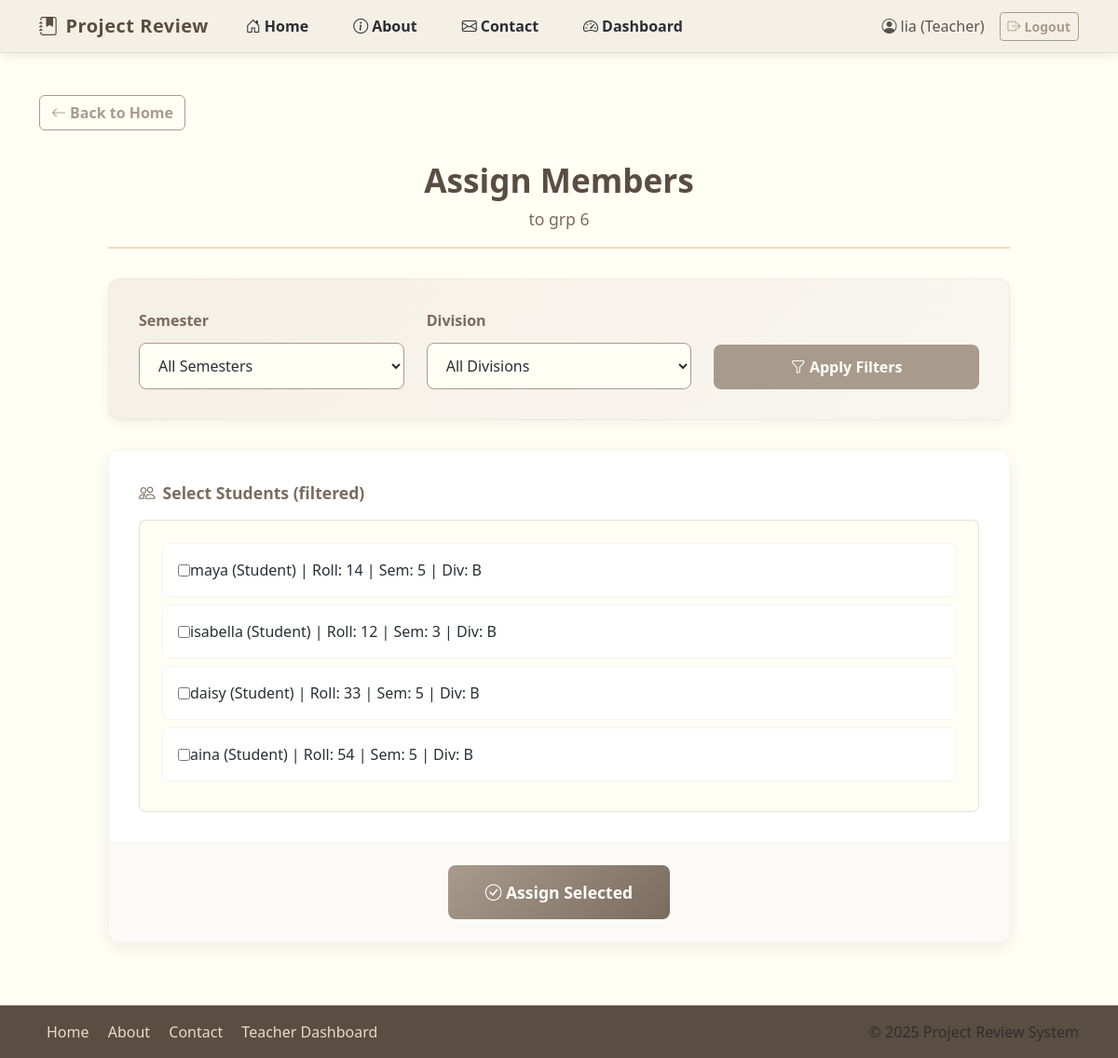
Page /group/24/assign-members/ (signed in) on the committed database.
### project_review_app/models.py (models this page shows, shortened)
class CustomUser(AbstractUser):
    ROLE_CHOICES = (
        ('teacher', 'Teacher'),
        ('student', 'Student'),
        ('admin', 'Admin'),
    )
    DIVISION_CHOICES = (
        ('A', 'Division A'),
        ('B', 'Division B'),
        ('C', 'Division C'),
    )
    SEMESTER_CHOICES = (
        (1, 'Semester 1'),
        (2, 'Semester 2'),
        (3, 'Semester 3'),
        (4, 'Semester 4'),
        (5, 'Semester 5'),
        (6, 'Semester 6'),
    )
    role = models.CharField(max_length=10, choices=ROLE_CHOICES)
    email = models.EmailField(unique=True)
    division = models.CharField(max_length=1, choices=DIVISION_CHOICES, blank=True, null=True)
    roll_no = models.CharField(max_length=20, blank=True, null=True)
    semester = models.PositiveIntegerField(choices=SEMESTER_CHOICES, blank=True, null=True)
    department = models.CharField(max_length=100, blank=True, null=True)
    subject = models.CharField(max_length=100, blank=True, null=True)
    def __str__(self):
        return f"{self.username} (Student) | Roll: {self.roll_no or '-'} | Sem: {self.semester or '-'} | Div: {self.division or '-'}"

class ProjectGroup(models.Model):
    name = models.CharField(max_length=120)
    max_members = models.PositiveIntegerField(default=3)
    topic = models.ForeignKey(Topic, on_delete=models.SET_NULL, null=True, blank=True)
    division = models.CharField(
        max_length=1,
        choices=CustomUser.DIVISION_CHOICES,
        blank=True,
        null=True
    )
    semester = models.PositiveIntegerField(
        choices=CustomUser.SEMESTER_CHOICES,
        blank=True,
        null=True
    )
    created_at = models.DateTimeField(auto_now_add=True)
    teacher = models.ForeignKey(
        settings.AUTH_USER_MODEL,
        on_delete=models.CASCADE,
        null=True,
        blank=True
    )

### project_review_app/views.py (the view)
# urls.py: path("group/<int:group_id>/assign-members/", views.assign_members, name="assign_members"),
@login_required
def assign_members(request, group_id):
    group = get_object_or_404(ProjectGroup, id=group_id)
    semester = request.GET.get("semester")
    division = request.GET.get("division")
    students_qs = CustomUser.objects.filter(role="student")
    if semester:
        students_qs = students_qs.filter(semester=semester)
    if division:
        students_qs = students_qs.filter(division=division)
    if request.method == "POST":
        form = AssignMembersForm(request.POST)
        form.fields['students'].queryset = students_qs
        if form.is_valid():
            GroupMember.objects.filter(group=group).exclude(student=request.user).delete()
            for student in form.cleaned_data['students']:
                GroupMember.objects.get_or_create(group=group, student=student)
            messages.success(request, "Members assigned successfully!")
            return redirect("student_group_detail", group_id=group.id)
    else:
        initial_members = group.members.exclude(id=request.user.id)
        form = AssignMembersForm(initial={'students': initial_members})
        form.fields['students'].queryset = students_qs
    return render(request, "teacher/assign_members.html", {
        "form": form,
        "group": group,
        "semester_choices": CustomUser.SEMESTER_CHOICES,
        "division_choices": CustomUser.DIVISION_CHOICES,
        "sel_semester": semester,
        "sel_division": division,
    })

### project_review_app/forms.py
class AssignMembersForm(forms.Form):
    students = forms.ModelMultipleChoiceField(
        queryset=User.objects.none(),
        widget=forms.CheckboxSelectMultiple,
        required=True
    )
    def __init__(self, *args, **kwargs):
        students_qs = kwargs.pop('students_qs', None)
        super().__init__(*args, **kwargs)
        if students_qs is not None:
            self.fields['students'].queryset = students_qs

### templates/teacher/assign_members.html (shortened to what this page needs)
{% extends "base.html" %}
{% load static %}
{% block content %}
<div class="assign-container">
    <div class="page-header">
        <h1 class="page-title">Assign Members</h1>
        <div class="group-name">to {{ group.name }}</div>
    </div>
    <form method="get" class="filter-form">
        <div class="filter-grid">
            <div>
                <label class="filter-label">Semester</label>
                <select name="semester" class="filter-select">
                    <option value="">All Semesters</option>
                </select>
            </div>
            <div>
                <label class="filter-label">Division</label>
                <select name="division" class="filter-select">
                    <option value="">All Divisions</option>
                </select>
            </div>
            <div>
                <button type="submit" class="filter-btn">
                    <i class="bi bi-funnel"></i> Apply Filters
                </button>
            </div>
        </div>
    </form>
    <form method="post" class="main-form">
        <div class="form-section">
            {% for field in form %}
                {% if field.name == 'students' %}
                    <div class="section-title">
                        <i class="bi bi-people"></i> Select Students (filtered)
                    </div>
                    <div class="student-list">
                        {% for cb in field %}
                            <div class="form-check">
                                {{ cb.tag }}
                                <label class="form-check-label">
                                    {{ cb.choice_label }}
                                </label>
                            </div>
                        {% endfor %}
                    </div>
                {% else %}
                    <div class="mb-3">
                        <label class="filter-label">{{ field.label }}</label>
                        {{ field }}
                    </div>
                {% endif %}
            {% endfor %}
        </div>
        {% if form.fields.students.queryset %}
        <div class="submit-section">
            <button type="submit" class="submit-btn">
                <i class="bi bi-check-circle"></i> Assign Selected
            </button>
        </div>
        {% endif %}
    </form>
</div>
{% endblock %}

### templates/base.html (shortened to what this page needs)
<!DOCTYPE html>
<html>
<head>
  <link href="https://cdn.jsdelivr.net/npm/bootstrap@5.3.0/dist/css/bootstrap.min.css" rel="stylesheet">
  <link href="https://cdn.jsdelivr.net/npm/bootstrap-icons@1.10.0/font/bootstrap-icons.css" rel="stylesheet">
</head>
<body>
  <nav class="navbar navbar-expand-lg navbar-light">
    <div class="container">
      <a class="navbar-brand" href="{% url 'home' %}">
        <i class="bi bi-journal-bookmark-fill me-2"></i>Project Review
      </a>
      <div class="collapse navbar-collapse" id="navbarNav">
        <ul class="navbar-nav me-auto">
          <li class="nav-item">
            <a class="nav-link {% if request.path == '/' %}active{% endif %}" href="{% url 'home' %}">
              <i class="bi bi-house-door me-1"></i>Home
            </a>
          </li>
          <li class="nav-item">
            <a class="nav-link {% if request.path == '/about/' %}active{% endif %}" href="{% url 'about' %}">
              <i class="bi bi-info-circle me-1"></i>About
            </a>
          </li>
          <li class="nav-item">
            <a class="nav-link {% if request.path == '/contact/' %}active{% endif %}" href="{% url 'contact' %}">
              <i class="bi bi-envelope me-1"></i>Contact
            </a>
          </li>
          {% if user.is_authenticated %}
            <li class="nav-item">
              {% if user.role == 'teacher' %}
                <a class="nav-link {% if request.path == '/teacher_dashboard/' %}active{% endif %}" href="{% url 'teacher_dashboard' %}">
                  <i class="bi bi-speedometer2 me-1"></i>Dashboard
                </a>
              {% elif user.role == 'student' %}
                <a class="nav-link {% if request.path == '/student_dashboard/' %}active{% endif %}" href="{% url 'student_dashboard' %}">
                  <i class="bi bi-speedometer2 me-1"></i>Dashboard
                </a>
              {% endif %}
            </li>
          {% endif %}
        </ul>
        <div class="d-flex align-items-center">
          {% if user.is_authenticated %}
            <span class="navbar-text me-3 d-none d-lg-block">
              <i class="bi bi-person-circle me-1"></i>{{ user.username }} ({{ user.get_role_display }})
            </span>
            <form method="post" action="{% url 'logout' %}">
              <button class="btn btn-sm btn-outline-primary">
                <i class="bi bi-box-arrow-right me-1"></i>Logout
              </button>
            </form>
          {% endif %}
        </div>
      </div>
    </div>
  </nav>
  <main class="container">
    {% block back_button %}
      {% if request.path != '/' %}
        <div class="back-button">
          <a href="{% url 'home' %}" class="btn btn-outline-primary">
            <i class="bi bi-arrow-left me-1"></i>Back to Home
          </a>
        </div>
      {% endif %}
    {% endblock %}
    {% block content %}{% endblock %}
  </main>
  <footer>
    <div class="container">
      <div class="row align-items-center">
        <div class="col-md-6 text-center text-md-start mb-2 mb-md-0">
          <a href="{% url 'home' %}" class="footer-link">Home</a>
          <a href="{% url 'about' %}" class="footer-link">About</a>
          <a href="{% url 'contact' %}" class="footer-link">Contact</a>
          {% if user.is_authenticated %}
            {% if user.role == 'teacher' %}
              <a href="{% url 'teacher_dashboard' %}" class="footer-link">Teacher Dashboard</a>
            {% elif user.role == 'student' %}
              <a href="{% url 'student_dashboard' %}" class="footer-link">Student Dashboard</a>
            {% endif %}
          {% endif %}
        </div>
        <div class="col-md-6 text-center text-md-end">
          <span class="text-muted">&copy; {% now "Y" %} Project Review System</span>
        </div>
      </div>
    </div>
  </footer>
</body>
</html>

### templates/base.html (style rules this page uses)
:root { --ivory: #FFFFF8; --linen: #FAF5EC; --cashmere: #E8DBC5; --taupe: #B8A99A; --mocha: #8B7D6B; --umber: #5E5347; --slate: #7D8B99; --charcoal: #3A4149; }
body { background: var(--ivory); min-height: 100vh; display: flex; flex-direction: column; font-family: 'Segoe UI', Tahoma, Geneva, Verdana, sans-serif; color: var(--charcoal); padding-top: 70px; padding-bottom: 60px; }
.navbar { background-color: var(--linen) !important; box-shadow: 0 4px 12px rgba(0,0,0,0.08); border-bottom: 1px solid var(--cashmere); position: fixed; top: 0; left: 0; right: 0; z-index: 1030; padding: 0.5rem 0; }
.navbar-brand { font-weight: 700; color: var(--umber) !important; letter-spacing: 0.5px; font-size: 1.25rem; }
.nav-link { color: var(--charcoal) !important; font-weight: 600; margin: 0 0.5rem; transition: all 0.3s; padding: 0.5rem 1rem !important; position: relative; }
main { flex: 1; padding: 2rem 0; }
.btn-outline-primary { color: var(--taupe); border-color: var(--taupe); font-weight: 600; }
footer { background: var(--umber); color: var(--cashmere); padding: 1rem 0; position: fixed; bottom: 0; left: 0; right: 0; z-index: 1020; border-top: 1px solid var(--taupe); }
.footer-link { color: var(--cashmere); text-decoration: none; transition: color 0.3s; margin: 0 0.5rem; }
.back-button { margin-bottom: 1.5rem; }
h1, h2, h3, h4, h5, h6 { color: var(--umber); font-weight: 600; }

### templates/teacher/assign_members.html (style rules this page uses)
:root { --ivory: #FFFFF5; --linen: #F5F0E6; --peach: #F8D8B8; --taupe: #A89B8C; --mocha: #7A6B5E; --umber: #5A4D42; --slate: #6C7A89; --charcoal: #2A2E35; --transition: all 0.3s cubic-bezier(0.25, 0.8, 0.25, 1); }
body { background-color: var(--ivory); font-family: 'Segoe UI', Tahoma, Geneva, Verdana, sans-serif; }
.assign-container { max-width: 1000px; margin: 2rem auto; padding: 0 1rem; }
.page-header { text-align: center; margin-bottom: 2rem; padding-bottom: 1rem; border-bottom: 2px solid var(--peach); }
.page-title { color: var(--umber); font-weight: 700; font-size: 2.2rem; margin-bottom: 0.5rem; }
.group-name { color: var(--mocha); font-size: 1.1rem; font-weight: 500; }
.filter-form { background: linear-gradient(135deg, var(--linen) 0%, #f9f6f1 100%); padding: 2rem; border-radius: 12px; box-shadow: 0 4px 15px rgba(0, 0, 0, 0.06); margin-bottom: 2rem; border: 1px solid rgba(168, 155, 140, 0.1); }
.filter-grid { display: grid; grid-template-columns: repeat(auto-fit, minmax(200px, 1fr)); gap: 1.5rem; align-items: end; }
.filter-label { color: var(--mocha); font-weight: 600; margin-bottom: 0.75rem; display: block; }
.filter-select { background-color: var(--ivory); border: 1px solid var(--taupe); border-radius: 8px; padding: 0.75rem 1rem; color: var(--charcoal); transition: var(--transition); width: 100%; }
.filter-btn { background: var(--taupe); color: white; border: none; padding: 0.75rem 1.5rem; border-radius: 8px; font-weight: 600; transition: var(--transition); cursor: pointer; width: 100%; }
.main-form { background: white; border-radius: 12px; box-shadow: 0 6px 20px rgba(0, 0, 0, 0.08); overflow: hidden; border: 1px solid rgba(168, 155, 140, 0.1); }
.form-section { padding: 2rem; }
.section-title { color: var(--mocha); font-weight: 600; font-size: 1.1rem; margin-bottom: 1rem; display: flex; align-items: center; gap: 0.5rem; }
.student-list { background: var(--ivory); border: 1px solid rgba(168, 155, 140, 0.3); border-radius: 8px; padding: 1.5rem; max-height: 400px; overflow-y: auto; }
.form-check { padding: 1rem; margin-bottom: 0.5rem; background: white; border-radius: 6px; border: 1px solid rgba(168, 155, 140, 0.1); transition: var(--transition); display: flex; align-items: center; }
.form-check-label { color: var(--charcoal); font-weight: 500; flex: 1; cursor: pointer; }
.submit-section { padding: 1.5rem 2rem; background: rgba(168, 155, 140, 0.05); border-top: 1px solid rgba(168, 155, 140, 0.1); text-align: center; }
.submit-btn { background: linear-gradient(135deg, var(--taupe) 0%, var(--mocha) 100%); color: white; border: none; padding: 1rem 2.5rem; border-radius: 8px; font-weight: 600; font-size: 1.1rem; transition: var(--transition); cursor: pointer; }

### rows in the picture
CustomUser: username "lia", role "Teacher"
ProjectGroup: name "grp 6"

### other values in the picture
{{ cb.choice_label }} "maya (Student) | Roll: 14 | Sem: 5 | Div: B" "isabella (Student) | Roll: 12 | Sem: 3 | Div: B" "daisy (Student) | Roll: 33 | Sem: 5 | Div: B" "aina (Student) | Roll: 54 | Sem: 5 | Div: B"
